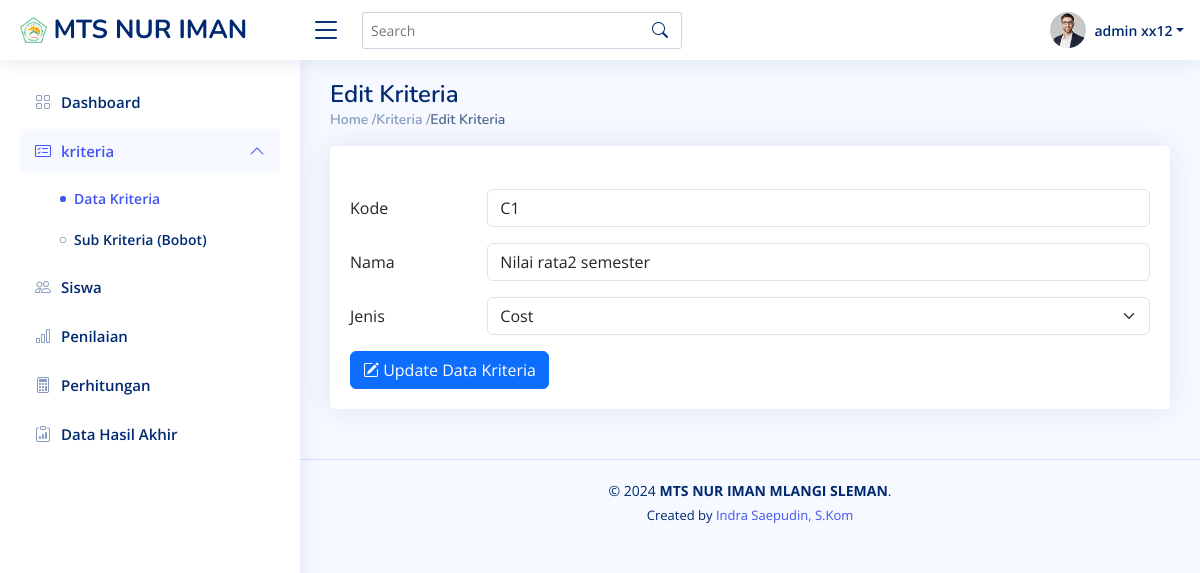
/kriteria/edit_kriteria.php?id=C1 (signed in), run on the app's committed database.
### tables this page shows
CREATE TABLE `kriteria` (
  `kode_kriteria` varchar(50) NOT NULL,
  `nama_kriteria` varchar(50) NOT NULL,
  `jenis_kriteria` varchar(50) NOT NULL
);

### kriteria/edit_kriteria.php (the view, shortened to what this page needs)
<?php
include '../conn.php';
$kode_kriteria = $_GET['id'];
$sql_check = "SELECT * FROM kriteria WHERE kode_kriteria = '$kode_kriteria'";
$result_check = $conn->query($sql_check);
$data_kriteria = $result_check->fetch_assoc();
?>
<!DOCTYPE html>
<html lang="en">
<head>
  <link href="../assets/template/NiceAdmin/assets/vendor/bootstrap/css/bootstrap.min.css" rel="stylesheet">
  <link href="../assets/template/NiceAdmin/assets/vendor/bootstrap-icons/bootstrap-icons.css" rel="stylesheet">
  <link href="../assets/template/NiceAdmin/assets/vendor/boxicons/css/boxicons.min.css" rel="stylesheet">
  <link href="../assets/template/NiceAdmin/assets/vendor/quill/quill.snow.css" rel="stylesheet">
  <link href="../assets/template/NiceAdmin/assets/vendor/quill/quill.bubble.css" rel="stylesheet">
  <link href="../assets/template/NiceAdmin/assets/vendor/remixicon/remixicon.css" rel="stylesheet">
  <link href="../assets/template/NiceAdmin/assets/vendor/simple-datatables/style.css" rel="stylesheet">
  <link href="../assets/template/NiceAdmin/assets/css/style.css" rel="stylesheet">
  <link rel="stylesheet" href="https://cdn.jsdelivr.net/npm/sweetalert2@11/dist/sweetalert2.min.css">
</head>
<body>
  <header id="header" class="header fixed-top d-flex align-items-center">
    <div class="d-flex align-items-center justify-content-between">
      <a href="../dashboard.php" class="logo d-flex align-items-center">
        <img src="../assets/img/logo-mts.png" alt="">
        <span class="d-none d-lg-block"> MTS NUR IMAN</span>
      </a>
      <i class="bi bi-list toggle-sidebar-btn"></i>
    </div>
    <div class="search-bar">
      <form class="search-form d-flex align-items-center" method="POST" action="#">
        <input type="text" name="query" placeholder="Search" title="Enter search keyword">
        <button type="submit" title="Search"><i class="bi bi-search"></i></button>
      </form>
    </div>
    <nav class="header-nav ms-auto">
      <ul class="d-flex align-items-center">
        <li class="nav-item dropdown pe-3">
          <a class="nav-link nav-profile d-flex align-items-center pe-0" href="#" data-bs-toggle="dropdown">
            <img src="../assets/template/NiceAdmin/assets/img/profile-img.jpg" alt="Profile" class="rounded-circle">
            <span class="d-none d-md-block dropdown-toggle ps-2"> <?php echo $_SESSION['admin']['nama']; ?></span>
          </a>
        </li>
      </ul>
    </nav>
  </header>
  <aside id="sidebar" class="sidebar">
    <ul class="sidebar-nav" id="sidebar-nav">
      <li class="nav-item">
        <a class="nav-link collapsed" href="../dashboard.php">
          <i class="bi bi-grid"></i>
          <span>Dashboard</span>
        </a>
      </li>
      <li class="nav-item">
        <a class="nav-link" data-bs-target="#kriteria-nav" data-bs-toggle="collapse" href="#">
          <i class="bi bi-card-checklist"></i><span>kriteria</span><i class="bi bi-chevron-down ms-auto"></i>
        </a>
        <ul id="kriteria-nav" class="nav-content" data-bs-parent="#sidebar-nav">
          <li>
            <a href="../data_kriteria.php" class="active">
              <i class="bi bi-circle"></i><span>Data Kriteria</span>
            </a>
          </li>
          <li>
            <a href="sub_lihat_kriteria.php">
              <i class="bi bi-circle"></i><span>Sub Kriteria (Bobot)</span>
            </a>
          </li>
        </ul>
      </li>
      <li class="nav-item">
        <a class="nav-link collapsed" href="../siswa/lihat_siswa.php">
          <i class="bi bi-people"></i>
          <span>Siswa</span>
        </a>
      </li>
      <li class="nav-item">
        <a class="nav-link collapsed" href="../penilaian/lihat_penilaian.php">
          <i class="bi bi-bar-chart"></i>
          <span>Penilaian</span>
        </a>
      </li>
      <li class="nav-item">
        <a class="nav-link collapsed" href="../perhitungan/perhitungan_psi.php">
          <i class="bi bi-calculator"></i>
          <span>Perhitungan</span>
        </a>
      </li>
      <li class="nav-item">
        <a class="nav-link collapsed" href="../hasil_akhir/hasil_akhir.php">
          <i class="bi bi-clipboard-data"></i>
          <span>Data Hasil Akhir</span>
        </a>
      </li>
    </ul>
  </aside>
  <main id="main" class="main">
    <div class="pagetitle">
      <h1>Edit Kriteria</h1>
      <nav>
        <ol class="breadcrumb">
          <li class="breadcrumb-item">Home /</li>
          <li class="breadcrumb-iteme">Kriteria /</li>
          <li class="breadcrumb-item active">Edit Kriteria</li>
        </ol>
      </nav>
    </div>
    <section class="section dashboard">
      <div class="row">
        <div class="col-lg-12">
          <div class="row">
            <section class="section dashboard">
              <div class="row">
                <div class="col-lg-12">
                  <div class="row">
                    <section class="section">
                      <div class="row">
                        <div class="col-lg-12">
                          <div class="card">
                            <div class="card-body">
                              <h5 class="card-title"></h5>
                              <form id="formKriteria" action="<?php echo htmlspecialchars($_SERVER["PHP_SELF"]) . '?id=' . $kode_kriteria; ?>" method="post">
                                <div class="row mb-3">
                                  <label for="kode_kriteria" class="col-sm-2 col-form-label">Kode</label>
                                  <div class="col-sm-10">
                                    <input type="text" class="form-control" name="kode_kriteria" id="kode_kriteria" value="<?php echo $data_kriteria['kode_kriteria']; ?>" required readonly />
                                  </div>
                                </div>
                                <div class="row mb-3">
                                  <label for="nama_kriteria" class="col-sm-2 col-form-label">Nama</label>
                                  <div class="col-sm-10">
                                    <input type="text" class="form-control" name="nama_kriteria" id="nama_kriteria" value="<?php echo $data_kriteria['nama_kriteria']; ?>" required></input>
                                  </div>
                                </div>
                                <div class="row mb-3">
                                  <label for="jenis_kriteria" class="col-sm-2 col-form-label">Jenis</label>
                                  <div class="col-sm-10">
                                    <select class="form-select" name="jenis_kriteria" id="jenis_kriteria" required>
                                      <option value="Cost" <?php echo ($data_kriteria['jenis_kriteria'] == 'Cost') ? 'selected' : ''; ?>>Cost</option>
                                    </select>
                                  </div>
                                </div>
                                <button type="submit" class="btn btn-primary">
                                  <i class="bi bi-pencil-square"></i> Update Data Kriteria
                                </button>
                              </form>
                            </div>
                          </div>
                        </div>
                      </div>
                    </section>
                  </div>
                </div>
              </div>
            </section>
          </div>
        </div>
      </div>
    </section>
  </main>
  <footer id="footer" class="footer">
    <div class="copyright">
      &copy; <?php echo date('Y'); ?> <strong>MTS NUR IMAN MLANGI SLEMAN</strong>.
      <div class="credits">
        Created by <a href="#" target="_blank">Indra Saepudin, S.Kom</a>
      </div>
    </div>
  </footer>
</body>
</html>

### assets/template/NiceAdmin/assets/css/style.css (style rules this page uses)
:root { scroll-behavior: smooth; }
body { font-family: "Open Sans", sans-serif; background: #f6f9ff; color: #444444; }
a { color: #4154f1; text-decoration: none; }
h1, h2, h3, h4, h5, h6 { font-family: "Nunito", sans-serif; }
#main { margin-top: 60px; padding: 20px 30px; transition: all 0.3s; }
.pagetitle { margin-bottom: 10px; }
.pagetitle h1 { font-size: 24px; margin-bottom: 0; font-weight: 600; color: #012970; }
.card { margin-bottom: 30px; border: none; border-radius: 5px; box-shadow: 0px 0 30px rgba(1, 41, 112, 0.1); }
.card-title { padding: 20px 0 15px 0; font-size: 18px; font-weight: 500; color: #012970; font-family: "Poppins", sans-serif; }
.card-body { padding: 0 20px 20px 20px; }
.breadcrumb { font-size: 14px; font-family: "Nunito", sans-serif; color: #899bbd; font-weight: 600; }
.breadcrumb .breadcrumb-item::before { color: #899bbd; }
.breadcrumb .active { color: #51678f; font-weight: 600; }
.logo { line-height: 1; }
@media (min-width: 1200px) { .logo { width: 280px; } }
.logo img { max-height: 26px; margin-right: 6px; }
.logo span { font-size: 26px; font-weight: 700; color: #012970; font-family: "Nunito", sans-serif; }
.header { transition: all 0.5s; z-index: 997; height: 60px; box-shadow: 0px 2px 20px rgba(1, 41, 112, 0.1); background-color: #fff; padding-left: 20px; }
.header .toggle-sidebar-btn { font-size: 32px; padding-left: 10px; cursor: pointer; color: #012970; }
.header .search-bar { min-width: 360px; padding: 0 20px; }
.header .search-form { width: 100%; }
.header .search-form input { border: 0; font-size: 14px; color: #012970; border: 1px solid rgba(1, 41, 112, 0.2); padding: 7px 38px 7px 8px; border-radius: 3px; transition: 0.3s; width: 100%; }
.header .search-form button { border: 0; padding: 0; margin-left: -30px; background: none; }
.header .search-form button i { color: #012970; }
.header-nav ul { list-style: none; }
.header-nav>ul { margin: 0; padding: 0; }
.header-nav .nav-profile { color: #012970; }
.header-nav .nav-profile img { max-height: 36px; }
.header-nav .nav-profile span { font-size: 14px; font-weight: 600; }
.sidebar { position: fixed; top: 60px; left: 0; bottom: 0; width: 300px; z-index: 996; transition: all 0.3s; padding: 20px; overflow-y: auto; scrollbar-width: thin; scrollbar-color: #aab7cf transparent; box-shadow: 0px 0px 20px rgba(1, 41, 112, 0.1); background-color: #fff; }
@media (min-width: 1200px) { #main, #footer { margin-left: 300px; } }
.sidebar-nav { padding: 0; margin: 0; list-style: none; }
.sidebar-nav li { padding: 0; margin: 0; list-style: none; }
.sidebar-nav .nav-item { margin-bottom: 5px; }
.sidebar-nav .nav-link { display: flex; align-items: center; font-size: 15px; font-weight: 600; color: #4154f1; transition: 0.3; background: #f6f9ff; padding: 10px 15px; border-radius: 4px; }
.sidebar-nav .nav-link i { font-size: 16px; margin-right: 10px; color: #4154f1; }
.sidebar-nav .nav-link.collapsed { color: #012970; background: #fff; }
.sidebar-nav .nav-link.collapsed i { color: #899bbd; }
.sidebar-nav .nav-link .bi-chevron-down { margin-right: 0; transition: transform 0.2s ease-in-out; }
.sidebar-nav .nav-link:not(.collapsed) .bi-chevron-down { transform: rotate(180deg); }
.sidebar-nav .nav-content { padding: 5px 0 0 0; margin: 0; list-style: none; }
.sidebar-nav .nav-content a { display: flex; align-items: center; font-size: 14px; font-weight: 600; color: #012970; transition: 0.3; padding: 10px 0 10px 40px; transition: 0.3s; }
.sidebar-nav .nav-content a i { font-size: 6px; margin-right: 8px; line-height: 0; border-radius: 50%; }
.sidebar-nav .nav-content a:hover, .sidebar-nav .nav-content a.active { color: #4154f1; }
.sidebar-nav .nav-content a.active i { background-color: #4154f1; }
.footer { padding: 20px 0; font-size: 14px; transition: all 0.3s; border-top: 1px solid #cddfff; }
.footer .copyright { text-align: center; color: #012970; }
.footer .credits { padding-top: 5px; text-align: center; font-size: 13px; color: #012970; }

### data on the page
kriteria: kode_kriteria "C1", nama_kriteria "Nilai rata2 semester", jenis_kriteria "Cost"

### other printed values
$_SESSION['admin']['nama'] "admin xx12"
